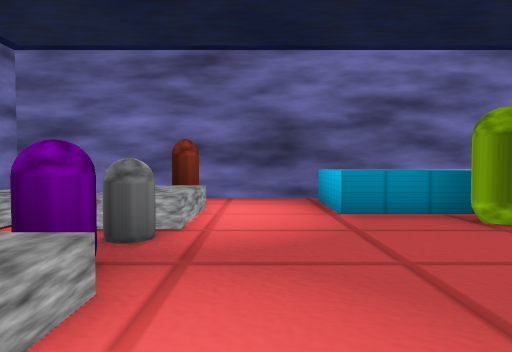
View 1 (above)

24 first-person views from a walk through a 3-D level made in the Unity game engine. The camera is 1.5 m above the floor, tilts 2° down and sees 75° across. The floor is counted in squares, 2 m on a side. Each view is taken from the middle of a square. On the plan, view 1 faces up. The plan holds only what a view shows up to about 11 squares ahead; the rest is blank. The player character is not drawn. Some surface patterns are stand-ins.

View 2
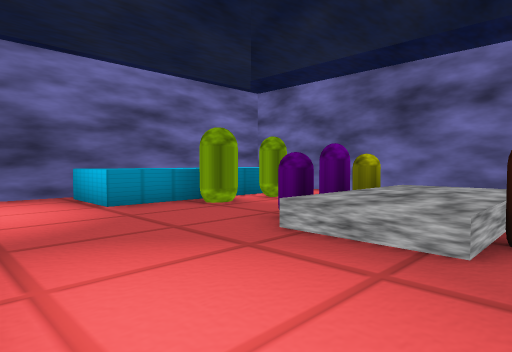

View 3
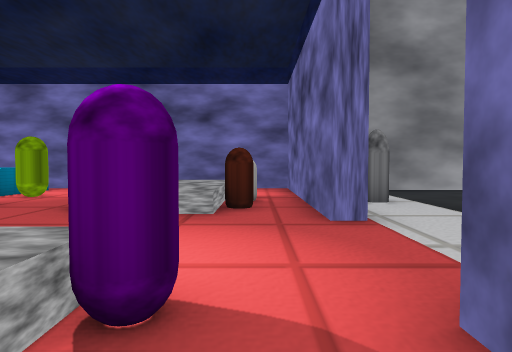

View 4
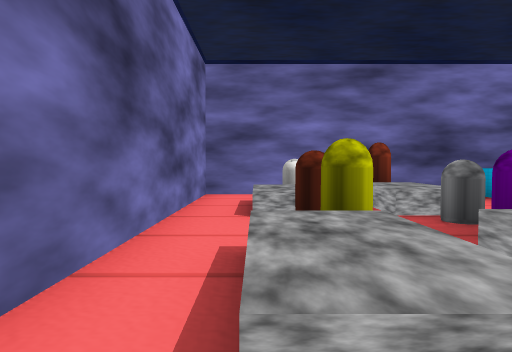

View 5
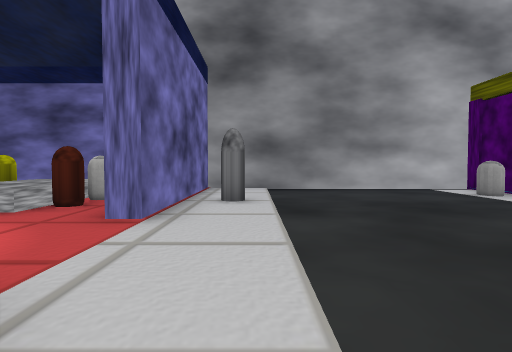

View 6
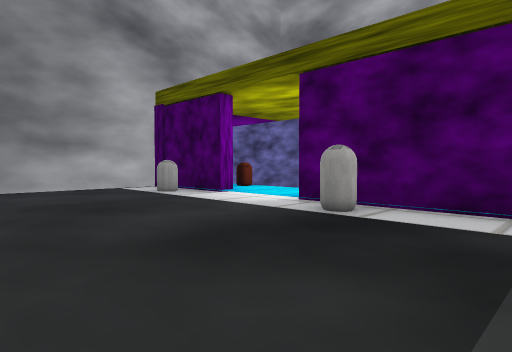

View 7
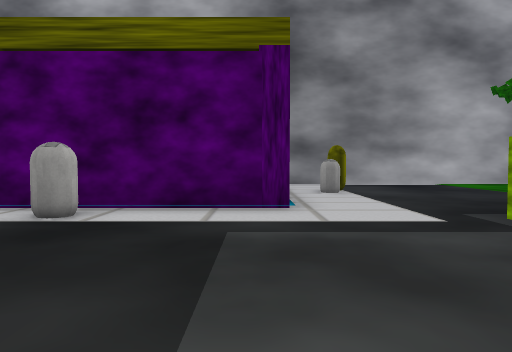

View 8
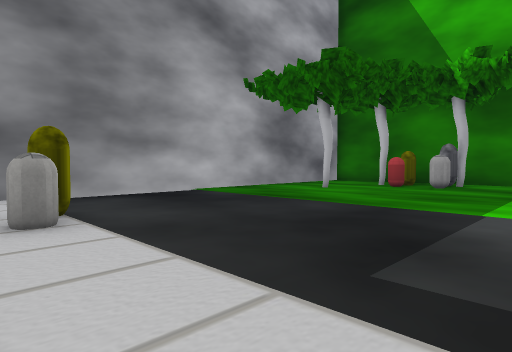

View 9
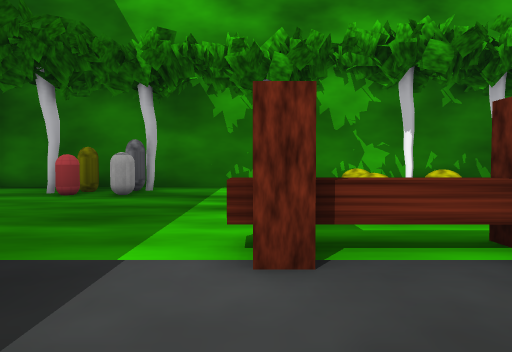

View 10
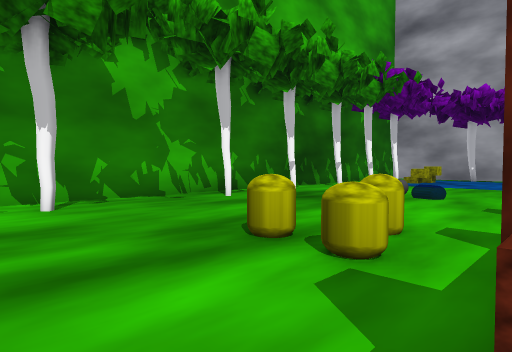

View 11
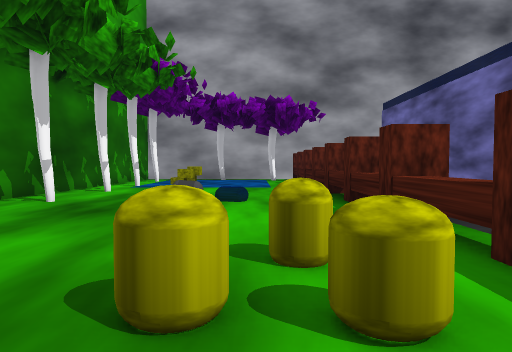

View 12
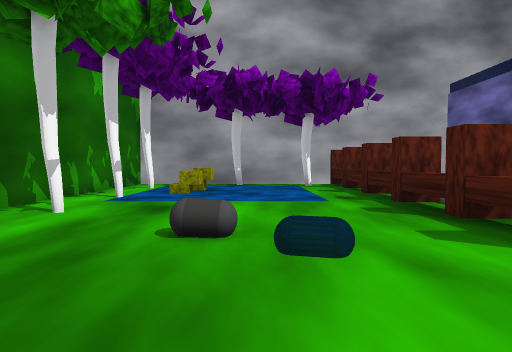

View 13
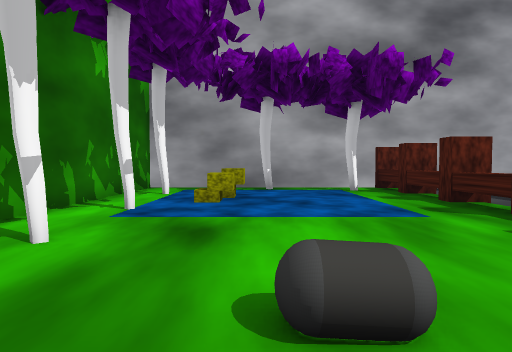

View 14
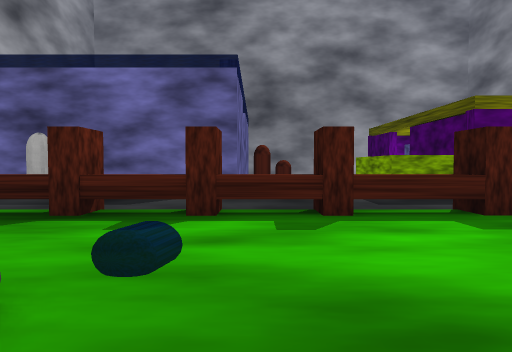

View 15
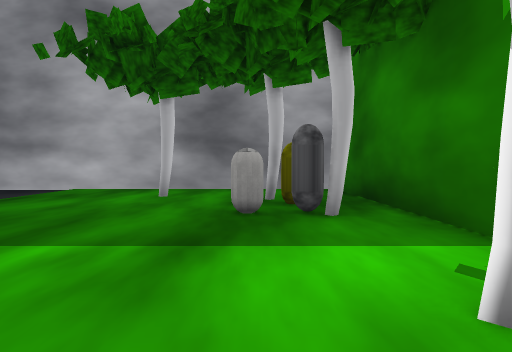

View 16
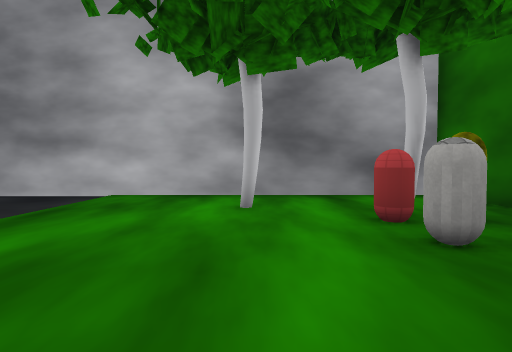

View 17
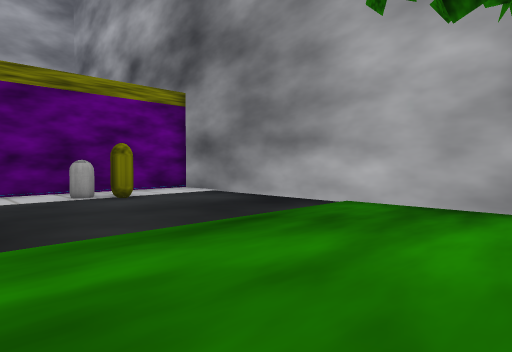

View 18
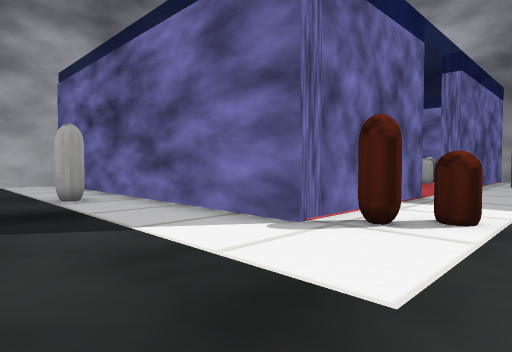

View 19
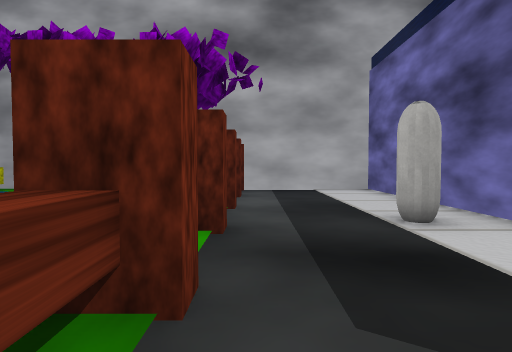

View 20
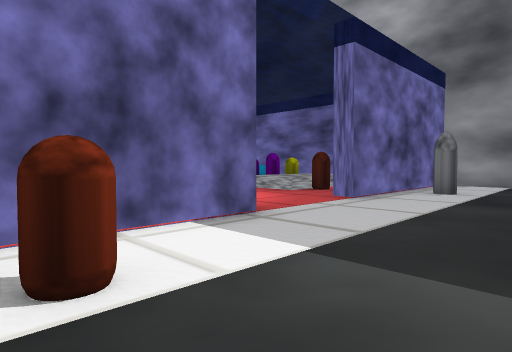

View 21
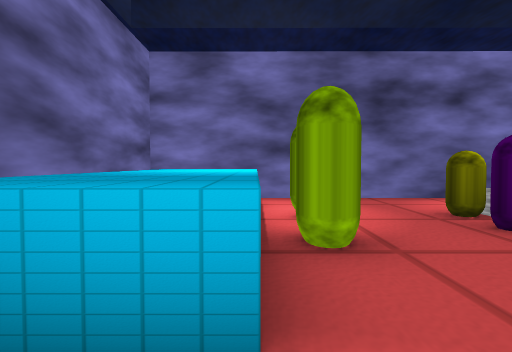

View 22
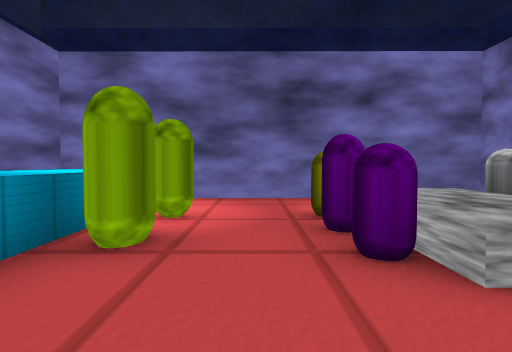

View 23
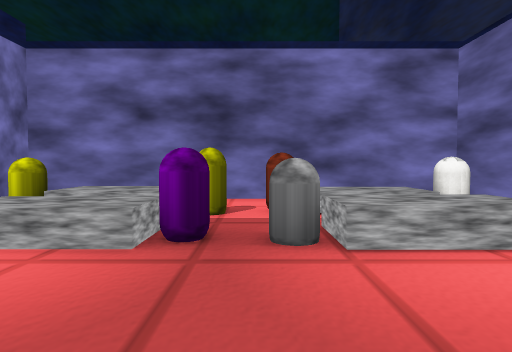

View 24
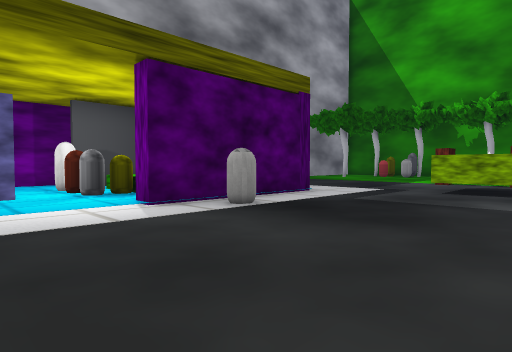

### Floor plan
Key: @ floor where view 1 was taken; # wall or solid block; . floor; ~ liquid the walk can cross; ^ raised ledge; C capsule; T tree; O other object.
Columns run from 18 left of view 1 to 8 right of it. Each row starts with its distance up from view 1.
  8 ########O#################
  7 #.. T..T^....#.  ........ #
  6 #.T ~~~.O....#.C.O..^^^^^ #
  5 #.~O~~~.^....#^^^^..^O^^^.#
  4 #.~O~~~.O....#^O^O...O.O..#
  3 #.T~~~~.^....#............#
  2 #.~~~~~.O..C.#.OOO...OOO..#
  1 #.......^....#^^^^..^^^^..#
  0 #.T.....O....#^OOO@.^^^O..#
 -1 #...O...^....#.......OC...#
 -2 #.T.....O....####...#######
 -3 #.......^....O............#
 -4 #.......O.....O.......#...#
 -5 #.T.....^.................#
 -6 #.....O.O..##.............#
 -7 #.....OOO..##.............#
 -8 #.......^.................#
 -9 #.T.....O.........C.......#
-10 #......................C..#
-11 #.O............#####..#####
-12 #.TC...........#   ....O
-13 #.OO.........C.#  ^O.###
-14 #..T.........C.#  ^C.
-15 #....T.........#### .
-16 #..............    ..
-17 #..............#   ##
-18 ################

Positions as (right, up) in squares from view 1, and headings:
1: (0, 0), facing up
2: (-1, -1), facing up-right
3: (-3, -1), facing right
4: (-4, -1), facing up
5: (-3, -4), facing right
6: (-3, -5), facing down-right
7: (-3, -5), facing down
8: (-4, -9), facing down-left
9: (-7, -9), facing left
10: (-10, -10), facing up-left
11: (-12, -9), facing up
12: (-13, -5), facing up
13: (-14, -3), facing up
14: (-15, -3), facing right
15: (-15, -7), facing down
16: (-13, -9), facing down
17: (-13, -11), facing down-right
18: (-9, -5), facing up-right
19: (-9, -2), facing up
20: (-5, -6), facing up-right
21: (0, 5), facing right
22: (0, 3), facing right
23: (2, 3), facing left
24: (4, -5), facing down-left
